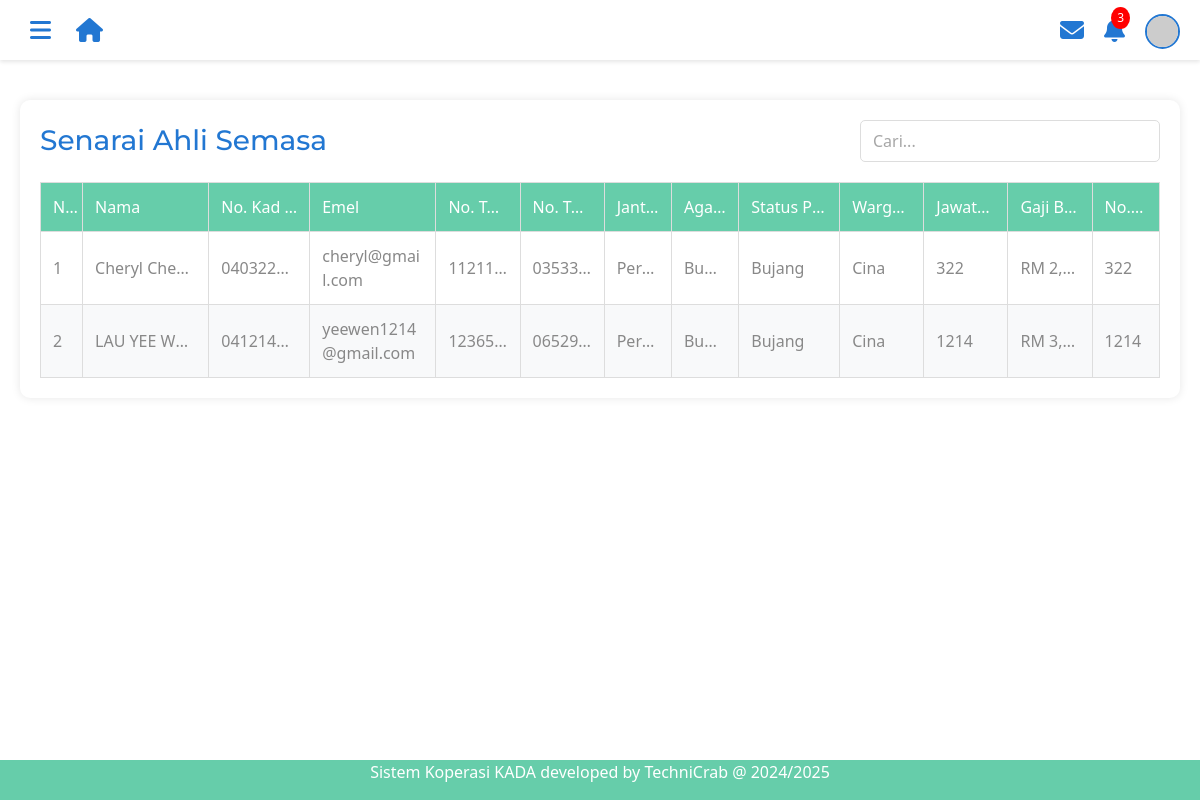
Page /senaraiahli.php on the earlier database version.
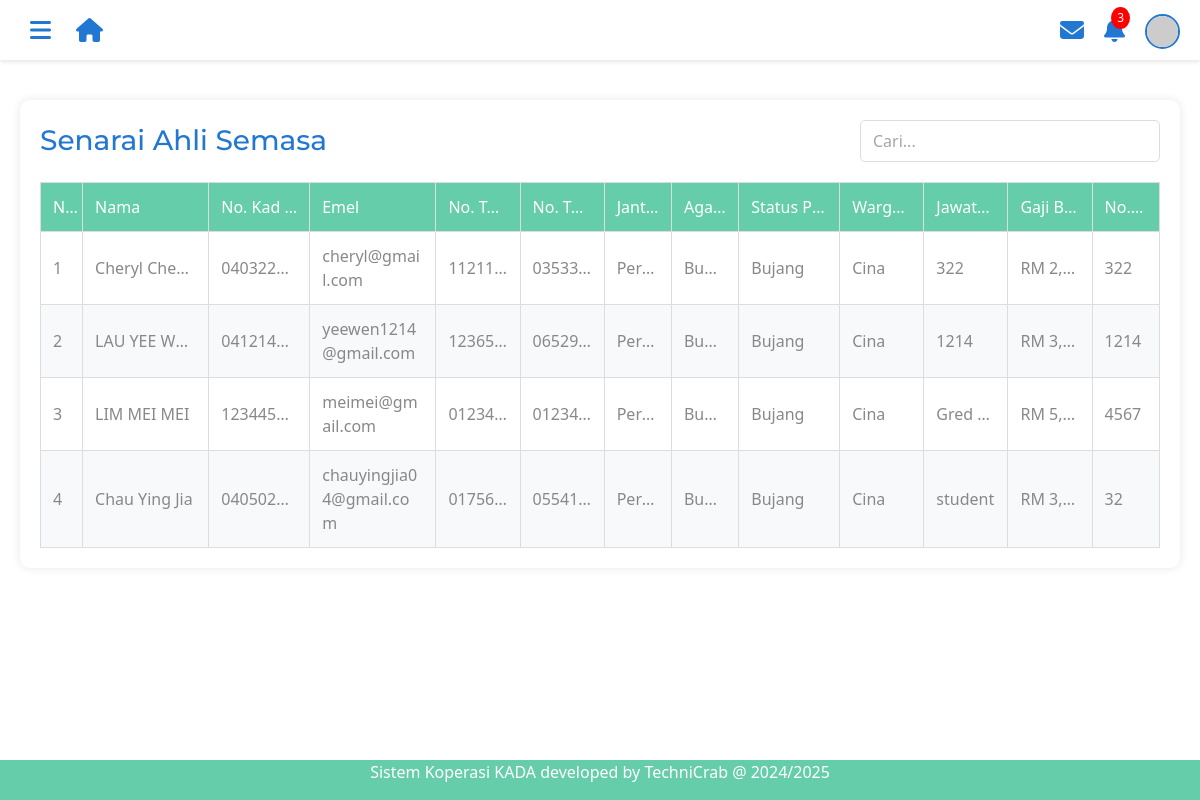
Same page on the later database version.
### tables this page shows
CREATE TABLE `tb_member` (
  `employeeID` int(4) NOT NULL,
  `memberName` varchar(255) NOT NULL,
  `email` varchar(255) DEFAULT NULL COMMENT 'Email address',
  `ic` varchar(20) NOT NULL,
  `maritalStatus` varchar(20) NOT NULL,
  `sex` varchar(10) DEFAULT NULL,
  `religion` varchar(50) DEFAULT NULL,
  `nation` varchar(50) DEFAULT NULL,
  `no_pf` varchar(50) DEFAULT NULL,
  `position` varchar(100) DEFAULT NULL COMMENT 'Job position',
  `phoneNumber` varchar(20) DEFAULT NULL COMMENT 'Primary contact number',
  `phoneHome` varchar(20) DEFAULT NULL COMMENT 'Home contact number',
  `monthlySalary` decimal(10,2) DEFAULT NULL COMMENT 'Monthly salary amount',
  `created_at` timestamp NOT NULL DEFAULT current_timestamp(),
  `updated_at` timestamp NOT NULL DEFAULT current_timestamp() ON UPDATE current_timestamp()
);

### senaraiahli.php (the view, shortened to what this page needs)
<!DOCTYPE html>
<html lang="en">
<head>
  <link href="css/bootstrap.min (1).css" rel="stylesheet">
  <link rel="stylesheet" href="https://cdnjs.cloudflare.com/ajax/libs/font-awesome/6.5.1/css/all.min.css">
</head>
<body>
<div class="main-header">
    <div class="header-left">
        <button class="menu-button" id="menuButton">
            <i class="fas fa-bars"></i>
        </button>
        <a href="adminmainpage.php" class="home-button">
            <i class="fas fa-home"></i>
        </a>
    </div>
    <div class="top-right-icons">
        <div class="icon-button">
            <i class="fas fa-envelope"></i>
        </div>
        <div class="icon-button">
            <i class="fas fa-bell"></i>
            <span class="notification-badge">3</span>
        </div>
        <div class="icon-button">
            <img src="https://randomuser.me/api/portraits/men/32.jpg" alt="Profile" class="profile-pic">
        </div>
    </div>
</div>
<div class="tables-container" style="margin-top: 80px; padding: 20px;">
    <div class="table-wrapper" style="width: 100%; background: white; padding: 20px; border-radius: 10px; box-shadow: 0 0 10px rgba(0,0,0,0.1);">
        <div class="table-header" style="display: flex; justify-content: space-between; align-items: center; margin-bottom: 20px;">
            <h3 style="color: rgb(34, 119, 210); margin: 0;">Senarai Ahli Semasa</h3>
            <div class="search-container">
                <input type="text" id="searchInput" class="form-control" style="width: 300px;" placeholder="Cari...">
            </div>
        </div>
        <div class="table-responsive">
            <table class="custom-table" id="dataTable">
                <thead>
                    <tr>
                        <th>No.</th>
                        <th>Nama</th>
                        <th>No. Kad Pengenalan</th>
                        <th>Emel</th>
                        <th>No. Telefon</th>
                        <th>No. Telefon Rumah</th>
                        <th>Jantina</th>
                        <th>Agama</th>
                        <th>Status Perkahwinan</th>
                        <th>Warganegara</th>
                        <th>Jawatan</th>
                        <th>Gaji Bulanan</th>
                        <th>No. PF</th>
                    </tr>
                </thead>
                <tbody>
                    <?php
                    include 'dbconnect.php';
                    $sql = "SELECT * FROM tb_member";
                    $result = mysqli_query($conn, $sql);
                    $counter = 1;
                    while ($row = mysqli_fetch_assoc($result)) {
                        echo "<tr>";
                        echo "<td>" . $counter++ . "</td>";
                        echo "<td>" . htmlspecialchars($row['memberName']) . "</td>";
                        echo "<td>" . htmlspecialchars($row['ic']) . "</td>";
                        echo "<td>" . htmlspecialchars($row['email']) . "</td>";
                        echo "<td>" . htmlspecialchars($row['phoneNumber']) . "</td>";
                        echo "<td>" . htmlspecialchars($row['phoneHome']) . "</td>";
                        echo "<td>" . htmlspecialchars($row['sex']) . "</td>";
                        echo "<td>" . htmlspecialchars($row['religion']) . "</td>";
                        echo "<td>" . htmlspecialchars($row['maritalStatus']) . "</td>";
                        echo "<td>" . htmlspecialchars($row['nation']) . "</td>";
                        echo "<td>" . htmlspecialchars($row['position']) . "</td>";
                        echo "<td>RM " . number_format($row['monthlySalary'], 2) . "</td>";
                        echo "<td>" . htmlspecialchars($row['no_pf']) . "</td>";
                        echo "</tr>";
                    }
                    ?>
                </tbody>
            </table>
        </div>
    </div>
</div>
<?php include 'footer.php';?>

Differences in the rows shown:
added tb_member: memberName "LIM MEI MEI", ic "123445…", email "meimei@gmail.com", phoneNumber "01234…", phoneHome "01234…", sex "Per…", religion "Bu…", maritalStatus "Bujang", nation "Cina", position "Gred 40", monthlySalary "5,…", no_pf "4567"
added tb_member: memberName "Chau Ying Jia", ic "040502…", email "chauyingjia04@gmail.com", phoneNumber "01756…", phoneHome "05541…", sex "Per…", religion "Bu…", maritalStatus "Bujang", nation "Cina", position "student", monthlySalary "3,…", no_pf "32"
